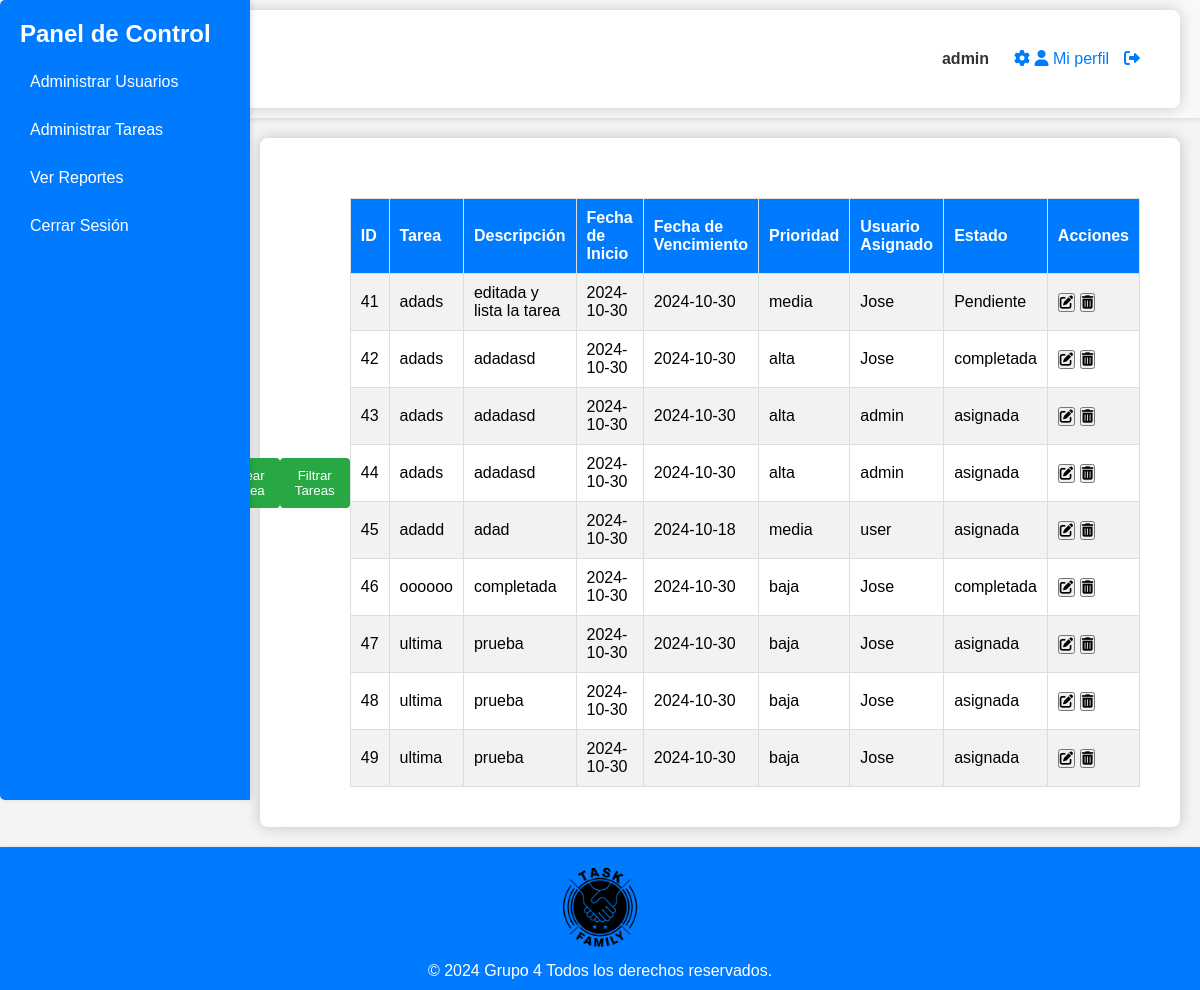
The app's page /manage_tasks.php (signed in) with its own data.
### tables this page shows
CREATE TABLE `tasks` (
  `id` int(11) NOT NULL,
  `user_id` int(11) NOT NULL,
  `start_date` date DEFAULT NULL,
  `task_name` varchar(255) NOT NULL,
  `status` enum('Nueva','Pendiente','asignada','completada','En Progreso') DEFAULT 'asignada',
  `created_at` timestamp NOT NULL DEFAULT current_timestamp(),
  `updated_at` timestamp NOT NULL DEFAULT current_timestamp() ON UPDATE current_timestamp(),
  `description` text DEFAULT NULL,
  `due_date` date DEFAULT NULL,
  `priority` enum('alta','media','baja') DEFAULT NULL
);

CREATE TABLE `users` (
  `id` int(11) NOT NULL,
  `username` varchar(50) NOT NULL,
  `email` varchar(100) NOT NULL,
  `profile_picture` varchar(255) DEFAULT NULL,
  `password` varchar(255) NOT NULL,
  `role` enum('admin','user') NOT NULL,
  `created_at` timestamp NOT NULL DEFAULT current_timestamp(),
  `photo` varchar(255) DEFAULT 'uploads/default-avatar.png'
);

### manage_tasks.php (the view, shortened to what this page needs)
<?php
include 'db_connection.php';
$sql_notifications = "SELECT * FROM notifications WHERE user_id = ? ORDER BY created_at DESC";
$stmt_notifications = $conn->prepare($sql_notifications);
$stmt_notifications->bind_param("i", $_SESSION['user_id']);
$stmt_notifications->execute();
$result_notifications = $stmt_notifications->get_result();
$sql_tasks = "SELECT * FROM tasks WHERE 1=1";
$stmt = $conn->prepare($sql_tasks);
$stmt->execute();
$result_tasks = $stmt->get_result();
?>
<!DOCTYPE html>
<html lang="es">
<head>
    <link rel="stylesheet" href="styles/admin_users.css">
    <link rel="stylesheet" href="https://cdnjs.cloudflare.com/ajax/libs/font-awesome/6.0.0/css/all.min.css">
</head>
<body>
    <?php include 'header_admin.php'; ?>
    <?php include 'sidebar.php'; ?>
    <div class="main-content">
        <div class="container">
            <table>
                <tr>
                    <th>Fecha</th>
                    <th>Acciones</th>
                </tr>
                <?php if ($result_notifications->num_rows > 0): ?>
                    <?php while ($notification = $result_notifications->fetch_assoc()): ?>
                    <tr>
                        <td><?php echo htmlspecialchars($notification['created_at']); ?></td>
                        <td>
                            <form method="POST" action="manage_tasks.php" style="display:inline;">
                                <button type="submit" onclick="return confirm('¿Estás seguro de que deseas eliminar esta notificación?');"><i class="fas fa-trash-alt"></i></button>
                            </form>
                        </td>
                    </tr>
                    <?php endwhile; ?>
                <?php else: ?>
                    <tr>
                        <td colspan="4">No hay notificaciones.</td>
                    </tr>
                <?php endif; ?>
            </table>
          <center><h2>Tareas</h2></center>
            <button id="createTaskBtn" class="btn-submit">Crear Tarea</button>
            <button id="filterTasksBtn" class="btn-filter" onclick="openFilterModal()">Filtrar Tareas</button>
            <table>
                <tr>
                    <th>ID</th>
                    <th>Tarea</th>
                    <th>Descripción</th>
                    <th>Fecha de Inicio</th>
                    <th>Fecha de Vencimiento</th>
                    <th>Prioridad</th>
                    <th>Usuario Asignado</th>
                    <th>Estado</th>
                    <th>Acciones</th>
                </tr>
                <?php if ($result_tasks->num_rows > 0): ?>
                    <?php while ($task = $result_tasks->fetch_assoc()): ?>
                    <tr>
                        <td><?php echo htmlspecialchars($task['id']); ?></td>
                        <td><?php echo htmlspecialchars($task['task_name']); ?></td>
                        <td><?php echo htmlspecialchars($task['description']); ?></td>
                        <td><?php echo htmlspecialchars($task['start_date']); ?></td>
                        <td><?php echo htmlspecialchars($task['due_date']); ?></td>
                        <td><?php echo htmlspecialchars($task['priority']); ?></td>
                        <td>
                            <?php
                            $user_sql = "SELECT username FROM users WHERE id = " . (int)$task['user_id'];
                            $user_result = $conn->query($user_sql);
                            $user = $user_result->fetch_assoc();
                            echo $user ? htmlspecialchars($user['username']) : 'No asignado';
                            ?>
                        </td>
                        <td><?php echo htmlspecialchars($task['status']); ?></td>
                        <td>
                            <button class="editTaskBtn" data-id="<?php echo htmlspecialchars($task['id']); ?>" data-title="<?php echo htmlspecialchars($task['task_name']); ?>" data-description="<?php echo htmlspecialchars($task['description']); ?>" data-start="<?php echo htmlspecialchars($task['start_date']); ?>" data-due="<?php echo htmlspecialchars($task['due_date']); ?>" data-priority="<?php echo htmlspecialchars($task['priority']); ?>" data-user="<?php echo htmlspecialchars($task['user_id']); ?>" data-status="<?php echo htmlspecialchars($task['status']); ?>"><i class="fas fa-edit"></i></button>
                            <button class="deleteTaskBtn" data-id="<?php echo htmlspecialchars($task['id']); ?>"><i class="fas fa-trash-alt"></i></button>
                        </td>
                    </tr>
                    <?php endwhile; ?>
                <?php else: ?>
                    <tr>
                        <td colspan="9">No hay tareas disponibles.</td>
                    </tr>
                <?php endif; ?>
            </table>
        </div>
    </div>
    <?php include 'footer.php'; ?>
</body>
</html>

### styles/admin_users.css (style rules this page uses)
* { margin: 0; padding: 0; box-sizing: border-box; }
body { font-family: 'Ubuntu', sans-serif; background-color: #f4f4f4; display: flex; flex-direction: column; min-height: 100vh; }
.main-content { margin-left: 240px; padding: 20px; flex: 1; display: flex; flex-direction: column; }
.container { width: 100%; max-width: 1250px; margin: 0 auto; background: white; border-radius: 8px; box-shadow: 0 0 15px rgba(0, 0, 0, 0.2); padding: 40px; }
table { width: 100%; border-collapse: collapse; margin-top: 20px; }
th, td { border: 1px solid #ddd; padding: 10px; text-align: left; }
th { background-color: #007bff; color: white; }
tr:nth-child(even) { background-color: #f2f2f2; }
.btn-submit { background-color: #28a745; color: white; padding: 10px 15px; border: none; border-radius: 4px; cursor: pointer; }

### styles/header_admin.css (style rules this page uses)
.container { display: flex; justify-content: flex-end; align-items: center; }

### manage_tasks.php (style rules this page uses)
.btn-submit { background-color: #28a745; color: white; padding: 10px 15px; border: none; border-radius: 4px; cursor: pointer; }
.btn-filter { background-color: #28a745; color: white; padding: 10px 15px; border: none; border-radius: 4px; cursor: pointer; transition: background-color 0.3s; }

### records on screen
tasks: id "41", task_name "adads", description "editada y lista la tarea", start_date "2024-10-30", due_date "2024-10-30", priority "media", user.username "Jose", status "Pendiente"
tasks: id "42", task_name "adads", description "adadasd", start_date "2024-10-30", due_date "2024-10-30", priority "alta", user.username "Jose", status "completada"
tasks: id "43", task_name "adads", description "adadasd", start_date "2024-10-30", due_date "2024-10-30", priority "alta", user.username "admin", status "asignada"
tasks: id "44", task_name "adads", description "adadasd", start_date "2024-10-30", due_date "2024-10-30", priority "alta", user.username "admin", status "asignada"
tasks: id "45", task_name "adadd", description "adad", start_date "2024-10-30", due_date "2024-10-18", priority "media", user.username "user", status "asignada"
tasks: id "46", task_name "oooooo", description "completada", start_date "2024-10-30", due_date "2024-10-30", priority "baja", user.username "Jose", status "completada"
tasks: id "47", task_name "ultima", description "prueba", start_date "2024-10-30", due_date "2024-10-30", priority "baja", user.username "Jose", status "asignada"
tasks: id "48", task_name "ultima", description "prueba", start_date "2024-10-30", due_date "2024-10-30", priority "baja", user.username "Jose", status "asignada"
tasks: id "49", task_name "ultima", description "prueba", start_date "2024-10-30", due_date "2024-10-30", priority "baja", user.username "Jose", status "asignada"

### other values on screen
$_SESSION['user'] "admin"
